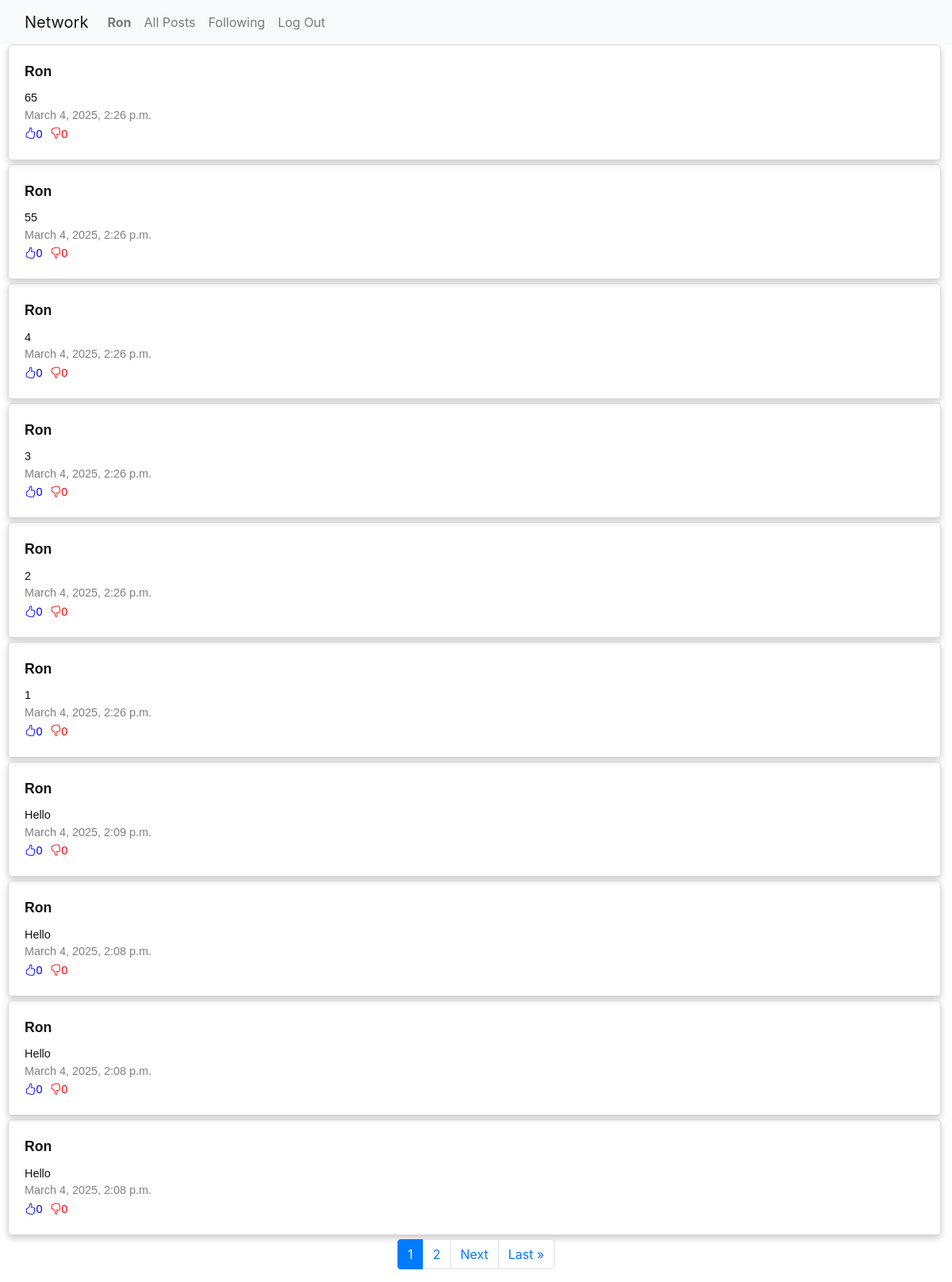
/following/1 (signed in), run on an earlier commit of the app's database.
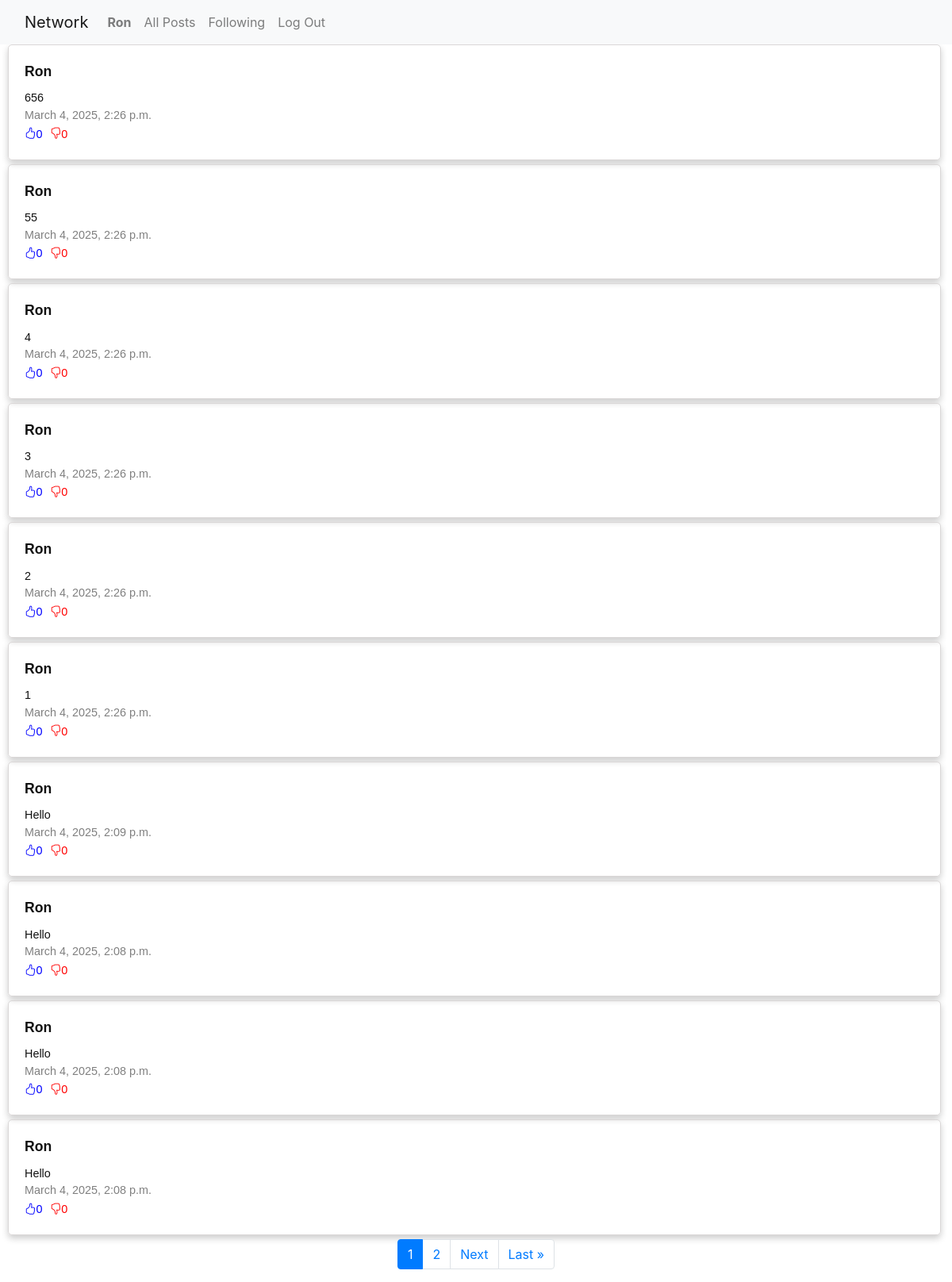
And on a later commit of the database.
### network/models.py (models this page shows, shortened)
class Posts(models.Model):
    author = models.ForeignKey(User, on_delete=models.CASCADE,related_name='posts')
    content = models.TextField(blank=False)
    date_time = models.DateTimeField(auto_now_add=True)

class User(AbstractUser):
    pass
    following = models.ManyToManyField('self', symmetrical=False, related_name='followers', blank=True)

### network/views.py (the view)
# urls.py: path("following/<int:user_id>", views.following, name="following"),
@login_required
def following(request, user_id):
    user = get_object_or_404(User, id=user_id)
    followingListId = user.following.values_list('id', flat=True)
    posts = Posts.objects.filter(author__id__in = followingListId).order_by('-date_time')
    paginator = Paginator(posts, 10) #Show 10 posts per page.
    page_number = request.GET.get('page')
    page_obj = paginator.get_page(page_number)
    for post in page_obj:
        post.likes_count = Like.objects.filter(post=post, reaction='like').count()
        post.dislikes_count = Like.objects.filter(post=post, reaction='dislike').count()
    return render(request, 'network/following.html', {
        'page_obj': page_obj
    })

### network/templates/network/following.html (shortened to what this page needs)
{% extends 'network/layout.html' %}
{% block body %}
    {% for post in page_obj %}
        <div class="post">
            <a href="{% url 'profile' user_id=post.author.id %}"><strong>{{ post.author }}</strong></a>
            <p>{{ post.content }}</p>
            <p>{{ post.date_time }}</p>
            <div class="div-likes">
                <p class="like" id="like-{{ post.id }}"><i class="bi bi-hand-thumbs-up"></i>{{ post.likes_count }}</p>
                <p class="dislike" id="dislike-{{ post.id }}"><i class="bi bi-hand-thumbs-down"></i>{{ post.dislikes_count }}</p>
            </div>
        </div>
    {% empty %}
        <p>The {{ user.username }} has not yet subscribe to any users!</p>
    {% endfor %}
    <div class="pagination-container">
        <ul class="pagination justify-content-center">
            {% for page in page_obj.paginator.page_range %}
                {% if page >= page_obj.number|add:"-2" and page <= page_obj.number|add:"2" %}
                    <li class="page-item {% if page == page_obj.number %}active{% endif %}">
                        <a class="page-link" href="?page={{ page }}">{{ page }}</a>
                    </li>
                {% endif %}
            {% endfor %}
            {% if page_obj.has_next %}
                    <li class="page-item">
                        <a class="page-link" href="?page={{ page_obj.next_page_number }}">Next</a>
                    </li>
                    <li class="page-item">
                        <a class="page-link" href="?page={{ page_obj.paginator.num_pages }}">Last &raquo;</a>
                    </li>
            {% endif %}
        </ul>
    </div>
{% endblock %}

What changed in the data, as far as the page shows it:
changed Posts (number 1 of 10 on the later page): content "65" → "656"
